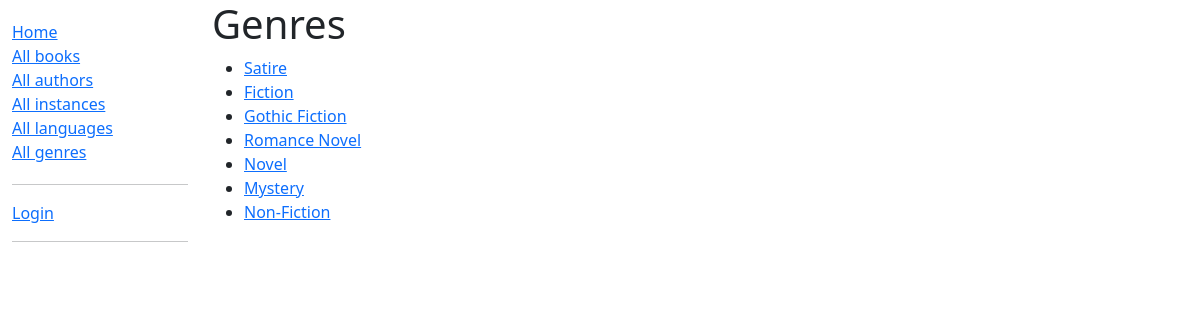
The page /catalog/genres/ on the database its author committed.
### catalog/models.py (models this page shows, shortened)
class Genre(models.Model):
    name = models.CharField(
        max_length=200,
        unique=True,
        help_text="Enter a book genre (e.g. Science Fiction, French Poetry etc.)"
    )
    def get_absolute_url(self):
        return reverse('genre-detail', args=[str(self.id)])
    class Meta:
        constraints = [
            UniqueConstraint(
                Lower('name'),
                name='genre_name_case_insensitive_unique',
                violation_error_message = "Genre already exists (case insensitive match)"
            ),
        ]

### catalog/views.py (the view)
# urls.py: path('genres/', views.GenreListView.as_view(), name = 'genres'),
class GenreListView(generic.ListView):
    model = Genre
    paginate_by = 10

### catalog/templates/catalog/genre_list.html
{% extends "base_generic.html" %}
{% block content %}
  <h1>Genres</h1>
  {% if genre_list %}
    <ul>
      {% for genre in genre_list %}
      <li>
        <a href="{{genre.get_absolute_url}}">{{ genre.name }}</a>
      </li>
      {% endfor %}
    </ul>
  {% else %}
    <p>There are no genres in the list.</p>
  {% endif %}
{% endblock %}

### rows shown on the page
Genre: name "Satire"
Genre: name "Fiction"
Genre: name "Gothic Fiction"
Genre: name "Romance Novel"
Genre: name "Novel"
Genre: name "Mystery"
Genre: name "Non-Fiction"
